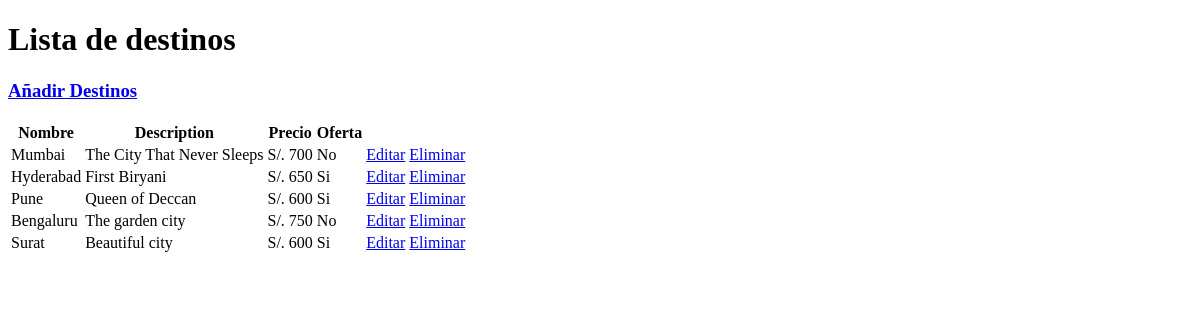
Page /lista_destinos (signed in) on the earlier database version.
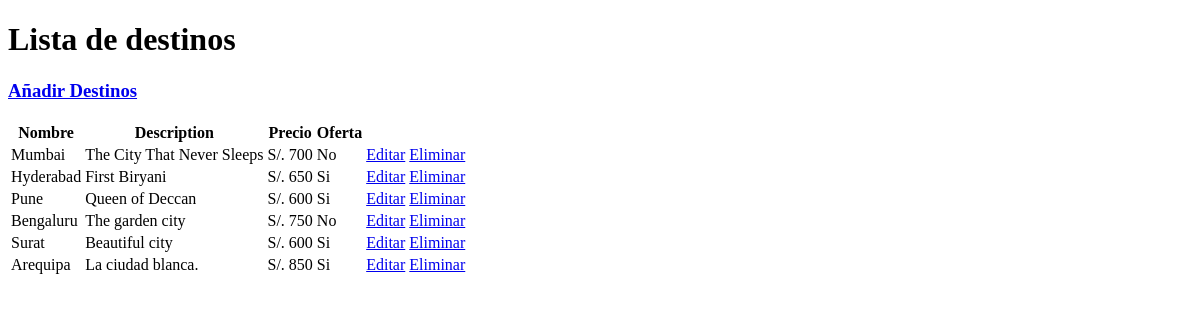
Same page on the later database version.
### travello/models.py (models this page shows)
class DestinosTuristicos(models.Model):
    nombreCiudad = models.CharField(max_length=100)
    imagenCiudad = models.ImageField(upload_to='pics')
    descripcionCiudad = models.TextField()
    precioTour = models.IntegerField()
    ofertaTour = models.BooleanField(default=False)

### travello/views.py (the view)
# urls.py: path('lista_destinos', views.lista_destinos, name='lista_destinos'),
def lista_destinos(request):
    if not request.user.is_authenticated or not request.user.is_superuser:
        return redirect('index')
    dests = DestinosTuristicos.objects.all()
    return render(request, 'lista_destinos.html', {'dests': dests})

### templates/lista_destinos.html
{% extends 'base.html' %}
{% block content %}
    <h1>Lista de destinos</h1>
    <h3><a href="/travello/añadir_destinos">Añadir Destinos</a></h3>
    <table>
        <thead>
            <tr>
                <th>Nombre</th>
                <th>Description</th>
                <th>Precio</th>
                <th>Oferta</th>
                <th></th>
            </tr>
        </thead>
        <tbody>
            {% for dest in dests %}
            <tr>
                <td>{{ dest.nombreCiudad }}</td>
                <td>{{ dest.descripcionCiudad }}</td>
                <td>S/. {{ dest.precioTour }}</td>
                {% if dest.ofertaTour %}
                    <td>Si</td>
                {% else %}
                    <td>No</td>
                {% endif %}
                <td>
                    <a href="/travello/editar_destinos/{{ dest.id }}">Editar</a>
                    <a href="/travello/eliminar_destinos/{{ dest.id }}">Eliminar</a>
                </td>
            </tr>
            {% endfor %}
        </tbody>
    </table>
{% endblock %}

Differences in the rows shown:
added DestinosTuristicos: nombreCiudad "Arequipa", descripcionCiudad "La ciudad blanca.", precioTour "850", ofertaTour "Si"
